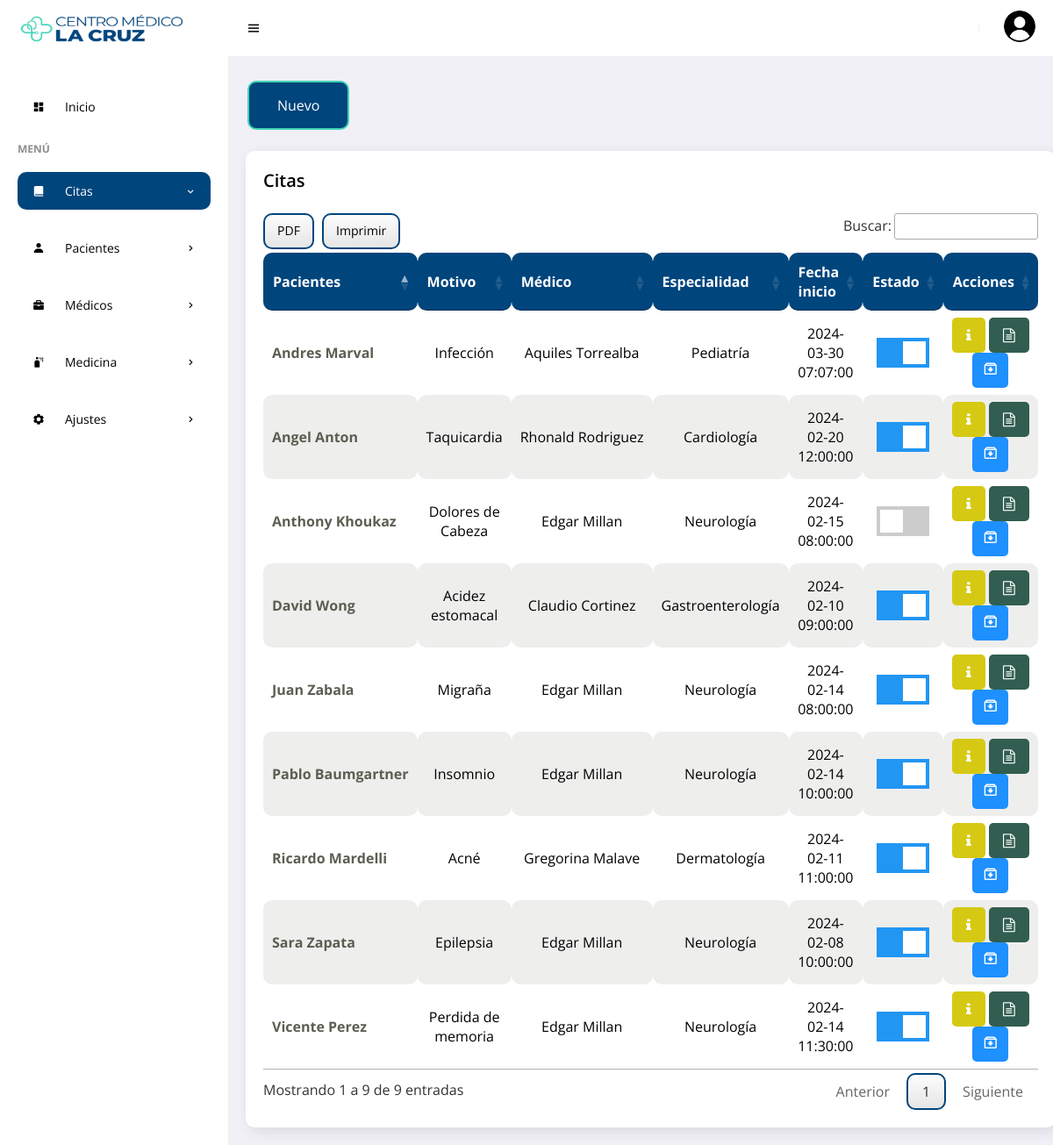
Page /frontend/citas/mostrar.php (signed in) on the committed database.
### tables this page shows
CREATE TABLE `events` (
  `id` int NOT NULL AUTO_INCREMENT,
  `title` varchar(255) NOT NULL,
  `idpa` int NOT NULL,
  `idodc` int NOT NULL,
  `idlab` int NOT NULL,
  `color` char(14) DEFAULT NULL,
  `start` datetime NOT NULL,
  `end` datetime DEFAULT NULL,
  `state` char(1) NOT NULL,
  `monto` decimal(10,2) NOT NULL,
  `fere` timestamp NOT NULL DEFAULT CURRENT_TIMESTAMP ON UPDATE CURRENT_TIMESTAMP,
  PRIMARY KEY (`id`),
  KEY `idpa` (`idpa`),
  KEY `idodc` (`idodc`),
  KEY `idlab` (`idlab`),
  CONSTRAINT `events_ibfk_1` FOREIGN KEY (`idpa`) REFERENCES `patients` (`idpa`),
  CONSTRAINT `events_ibfk_2` FOREIGN KEY (`idodc`) REFERENCES `doctor` (`idodc`),
  CONSTRAINT `events_ibfk_3` FOREIGN KEY (`idlab`) REFERENCES `laboratory` (`idlab`)
);

CREATE TABLE `patients` (
  `idpa` int NOT NULL AUTO_INCREMENT,
  `numhs` char(8) NOT NULL,
  `nompa` varchar(30) NOT NULL,
  `apepa` varchar(30) NOT NULL,
  `direc` varchar(150) NOT NULL,
  `sex` varchar(15) NOT NULL,
  `grup` varchar(15) NOT NULL,
  `phon` varchar(15) DEFAULT NULL,
  `cump` date NOT NULL,
  `state` char(1) NOT NULL,
  `fere` timestamp NOT NULL DEFAULT CURRENT_TIMESTAMP ON UPDATE CURRENT_TIMESTAMP,
  `lugna` varchar(100) DEFAULT NULL,
  `ocup` varchar(30) DEFAULT NULL,
  PRIMARY KEY (`idpa`)
);

CREATE TABLE `doctor` (
  `idodc` int NOT NULL AUTO_INCREMENT,
  `ceddoc` varchar(15) NOT NULL,
  `nodoc` varchar(35) NOT NULL,
  `apdoc` varchar(35) NOT NULL,
  `direcd` varchar(150) NOT NULL,
  `sexd` varchar(15) NOT NULL,
  `phd` char(13) NOT NULL,
  `nacd` date NOT NULL,
  `fere` timestamp NOT NULL DEFAULT CURRENT_TIMESTAMP ON UPDATE CURRENT_TIMESTAMP,
  `numpps` int DEFAULT NULL,
  `state` char(1) NOT NULL,
  `numco` int DEFAULT NULL,
  `userid` int DEFAULT NULL,
  `id_especialidad` int DEFAULT NULL,
  PRIMARY KEY (`idodc`),
  KEY `fkuserid` (`userid`),
  KEY `fk_especialidad` (`id_especialidad`),
  CONSTRAINT `fk_especialidad` FOREIGN KEY (`id_especialidad`) REFERENCES `laboratory` (`idlab`),
  CONSTRAINT `fkuserid` FOREIGN KEY (`userid`) REFERENCES `users` (`id`)
);

CREATE TABLE `laboratory` (
  `idlab` int NOT NULL AUTO_INCREMENT,
  `nomlab` varchar(150) NOT NULL,
  `state` char(1) NOT NULL,
  `fere` timestamp NOT NULL DEFAULT CURRENT_TIMESTAMP ON UPDATE CURRENT_TIMESTAMP,
  PRIMARY KEY (`idlab`)
);

### frontend/citas/mostrar.php (the view, shortened to what this page needs)
<!DOCTYPE html>
<html lang="es">
<head>
    <link href='https://unpkg.com/boxicons@2.0.9/css/boxicons.min.css' rel='stylesheet'>
    <link rel="stylesheet" href="../../backend/css/admin.css">
    <link rel="stylesheet" type="text/css" href="../../backend/css/datatable.css">
    <link rel="stylesheet" type="text/css" href="../../backend/css/buttonsdataTables.css">
    <link rel="stylesheet" type="text/css" href="../../backend/css/font.css">
</head>
<body>
    <section id="sidebar">
        <a href="../admin/escritorio.php" class="brand"><img src="../img/cm1.png" alt="" style="width:220px; height:180px;"> </a>
        <ul class="side-menu">
            <li><a href="../admin/escritorio.php" ><i class='bx bxs-dashboard icon' ></i>Inicio</a></li>
            <li class="divider" data-text="Menú">Menú</li>
            <li>
                <a href="#" class="active"><i class='bx bxs-book-alt icon' ></i> Citas <i class='bx bx-chevron-right icon-right' ></i></a>
            </li>
            <li>
                <a href="#"><i class='bx bxs-user icon' ></i> Pacientes <i class='bx bx-chevron-right icon-right' ></i></a>
            </li>
            <li>
                <a href="#"><i class='bx bxs-briefcase icon'></i> Médicos <i class='bx bx-chevron-right icon-right'></i></a>
            </li>
            <li>
                <a href="#"><i class='bx bxs-spray-can icon' ></i> Medicina<i class='bx bx-chevron-right icon-right' ></i></a>
            </li>
            <li>
                <a href="#"><i class='bx bxs-cog icon' ></i> Ajustes<i class='bx bx-chevron-right icon-right' ></i></a>
            </li>
        </ul>
    </section>
    <section id="content">
        <nav>
            <i class='bx bx-menu toggle-sidebar'></i>
            <div class="profile">
            <img src="../img/cm4.png" alt="">
            </div>
        </nav>
        <main>
            <button class="button" onclick="location.href='nuevo.php'">Nuevo</button>
          <div class="data">
                <div class="content-data">
                    <div class="head">
                        <h3>Citas</h3>
                    </div>
                   <div class="table-responsive" style="overflow-x:auto;">
                       <?php
require '../../backend/bd/Conexion.php';
$sentencia = $connect->prepare("SELECT events.id, events.title, patients.idpa, patients.numhs,patients.nompa, patients.apepa, doctor.idodc, doctor.ceddoc, doctor.nodoc, doctor.apdoc, laboratory.idlab, laboratory.nomlab, events.start, events.end, events.color, events.state,events.monto FROM events INNER JOIN patients ON events.idpa = patients.idpa INNER JOIN doctor ON events.idodc = doctor.idodc INNER JOIN laboratory ON events.idlab = laboratory.idlab ORDER BY id DESC;");
 $sentencia->execute();
$data =  array();
if($sentencia){
  while($r = $sentencia->fetchObject()){
    $data[] = $r;
  }
}
     ?>
     <?php if(count($data)>0):?>
         <table id="example" class="responsive-table">
            <thead>
                <tr>
                    <th scope="col">Pacientes</th>
                    <th scope="col">Motivo</th>
                    <th scope="col">Médico</th>
                    <th scope="col">Especialidad</th>
                    <th scope="col">Fecha inicio</th>
                    <th scope="col">Estado</th>
                    <th scope="col">Acciones</th>
                </tr>
            </thead>
            <tbody>
                <?php foreach($data as $d):?>
                    <tr>
                        <th scope="row"><?php echo $d->nompa ?>&nbsp;<?php echo $d->apepa ?></th>
                        <td data-title="Cita"><?php echo $d->title ?></td>
                        <td data-title="Médico"><?php echo $d->nodoc ?>&nbsp;<?php echo $d->apdoc ?></td>
                        <td data-title="Laboratorio"><?php echo $d->nomlab ?></td>
                        <td data-title="Fecha inicio"><?php echo $d->start ?></td>
                        <td data-title="Estado">
                        <label class="switch">
    <span class="slider"></span>
</label>
                        </td>
                        <td>
                            <a title="Información" href="../citas/info.php?id=<?php echo $d->id ?>" class="fa fa-info"></a>
                            <?php
                                echo '<a title="Boleta"  href="../citas/documento.php?id='.$d->id.'" class="fa fa-file-text-o"></a>';
                            ?>
                            <a title="Documentos" href="../citas/documentos_nuevo.php?id=<?php echo $d->idpa ?>" class="bx bx-archive-in"></a>
                            <br>
                        </td>
                    </tr>
                    <?php endforeach; ?>
            </tbody>
         </table>
    <?php endif; ?>
                    </div>
                </div>
            </div>
        </main>
    </section>
</body>
</html>

### backend/css/datatable.css (style rules this page uses)
table.dataTable thead>tr>th.sorting,table.dataTable thead>tr>th.sorting_asc,table.dataTable thead>tr>th.sorting_desc,table.dataTable thead>tr>th.sorting_asc_disabled,table.dataTable thead>tr>th.sorting_desc_disabled,table.dataTable thead>tr>td.sorting,table.dataTable thead>tr>td.sorting_asc,table.dataTable thead>tr>td.sorting_desc,table.dataTable thead>tr>td.sorting_asc_disabled,table.dataTable thead>tr>td.sorting_desc_disabled { cursor:pointer;position:relative;padding-right:26px }
table.dataTable thead>tr>th.sorting:before,table.dataTable thead>tr>th.sorting:after,table.dataTable thead>tr>th.sorting_asc:before,table.dataTable thead>tr>th.sorting_asc:after,table.dataTable thead>tr>th.sorting_desc:before,table.dataTable thead>tr>th.sorting_desc:after,table.dataTable thead>tr>th.sorting_asc_disabled:before,table.dataTable thead>tr>th.sorting_asc_disabled:after,table.dataTable thead>tr>th.sorting_desc_disabled:before,table.dataTable thead>tr>th.sorting_desc_disabled:after,table.dataTable thead>tr>td.sorting:before,table.dataTable thead>tr>td.sorting:after,table.dataTable thead>tr>td.sorting_asc:before,table.dataTable thead>tr>td.sorting_asc:after,table.dataTable thead>tr>td.sorting_desc:before,table.dataTable thead>tr>td.sorting_desc:after,table.dataTable thead>tr>td.sorting_asc_disabled:before,table.dataTable thead>tr>td.sorting_asc_disabled:after,table.dataTable thead>tr>td.sorting_desc_disabled:before,table.dataTable thead>tr>td.sorting_desc_disabled:after { position:absolute;display:block;opacity:.125;right:10px;line-height:9px;font-size:.9em }
table.dataTable thead>tr>th.sorting:before,table.dataTable thead>tr>th.sorting_asc:before,table.dataTable thead>tr>th.sorting_desc:before,table.dataTable thead>tr>th.sorting_asc_disabled:before,table.dataTable thead>tr>th.sorting_desc_disabled:before,table.dataTable thead>tr>td.sorting:before,table.dataTable thead>tr>td.sorting_asc:before,table.dataTable thead>tr>td.sorting_desc:before,table.dataTable thead>tr>td.sorting_asc_disabled:before,table.dataTable thead>tr>td.sorting_desc_disabled:before { bottom:50%;content:"▴" }
table.dataTable thead>tr>th.sorting:after,table.dataTable thead>tr>th.sorting_asc:after,table.dataTable thead>tr>th.sorting_desc:after,table.dataTable thead>tr>th.sorting_asc_disabled:after,table.dataTable thead>tr>th.sorting_desc_disabled:after,table.dataTable thead>tr>td.sorting:after,table.dataTable thead>tr>td.sorting_asc:after,table.dataTable thead>tr>td.sorting_desc:after,table.dataTable thead>tr>td.sorting_asc_disabled:after,table.dataTable thead>tr>td.sorting_desc_disabled:after { top:50%;content:"▾" }
table.dataTable thead>tr>th.sorting_asc:before,table.dataTable thead>tr>th.sorting_desc:after,table.dataTable thead>tr>td.sorting_asc:before,table.dataTable thead>tr>td.sorting_desc:after { opacity:.6 }
table.dataTable thead th,table.dataTable thead td,table.dataTable tfoot th,table.dataTable tfoot td { text-align:left }
table.dataTable { width:100%;margin:0 auto;clear:both;border-collapse:separate;border-spacing:0 }
table.dataTable thead th,table.dataTable tfoot th { font-weight:bold }
table.dataTable thead th,table.dataTable thead td { padding:10px;border-bottom:1px solid rgba(0, 0, 0, 0.3) }
table.dataTable tbody tr { background-color:transparent }
table.dataTable tbody th,table.dataTable tbody td { padding:8px 10px }
table.dataTable.no-footer { border-bottom:1px solid rgba(0, 0, 0, 0.3) }
table.dataTable th,table.dataTable td { box-sizing:content-box }

### rows in the picture
events: idpa.nompa "Juan", idpa.apepa "Zabala", title "Migraña", idodc.nodoc "Edgar", idodc.apdoc "Millan", idlab.nomlab "Neurología", start "2024-02-14 08:00:00"
events: idpa.nompa "Vicente", idpa.apepa "Perez", title "Perdida de memoria", idodc.nodoc "Edgar", idodc.apdoc "Millan", idlab.nomlab "Neurología", start "2024-02-14 11:30:00"
events: idpa.nompa "Pablo", idpa.apepa "Baumgartner", title "Insomnio", idodc.nodoc "Edgar", idodc.apdoc "Millan", idlab.nomlab "Neurología", start "2024-02-14 10:00:00"
events: idpa.nompa "Andres", idpa.apepa "Marval", title "Infección", idodc.nodoc "Aquiles", idodc.apdoc "Torrealba", idlab.nomlab "Pediatría", start "2024-03-30 07:07:00"
events: idpa.nompa "Anthony", idpa.apepa "Khoukaz", title "Dolores de Cabeza", idodc.nodoc "Edgar", idodc.apdoc "Millan", idlab.nomlab "Neurología", start "2024-02-15 08:00:00"
events: idpa.nompa "Ricardo", idpa.apepa "Mardelli", title "Acné", idodc.nodoc "Gregorina", idodc.apdoc "Malave", idlab.nomlab "Dermatología", start "2024-02-11 11:00:00"
events: idpa.nompa "Angel", idpa.apepa "Anton", title "Taquicardia", idodc.nodoc "Rhonald", idodc.apdoc "Rodriguez", idlab.nomlab "Cardiología", start "2024-02-20 12:00:00"
events: idpa.nompa "David", idpa.apepa "Wong", title "Acidez estomacal", idodc.nodoc "Claudio", idodc.apdoc "Cortinez", idlab.nomlab "Gastroenterología", start "2024-02-10 09:00:00"
events: idpa.nompa "Sara", idpa.apepa "Zapata", title "Epilepsia", idodc.nodoc "Edgar", idodc.apdoc "Millan", idlab.nomlab "Neurología", start "2024-02-08 10:00:00"
